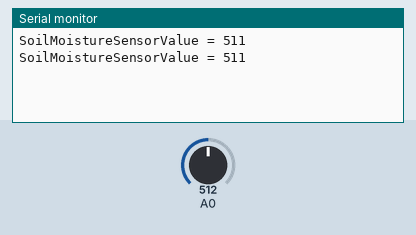
A sketch run on a simulated Arduino Uno, built with avr-gcc and run on an emulated ATmega328P. Parts: the last lines printed to the serial monitor. The inputs (shaded band) are chosen by the test bench; at power-on: A0 = 512.

Above: at 1.8 s.
1.9 s: A0 set to 716
At 2.4 s:
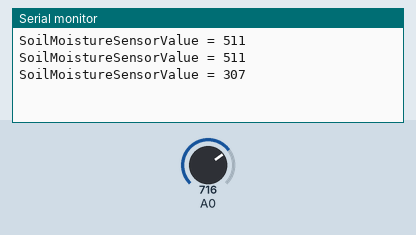
3.4 s: A0 set to 900
At 4.8 s:
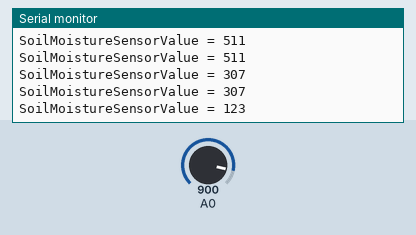
Timing chart, 0 to 6.4 s (numbered marks = the images above; inputs shaded):
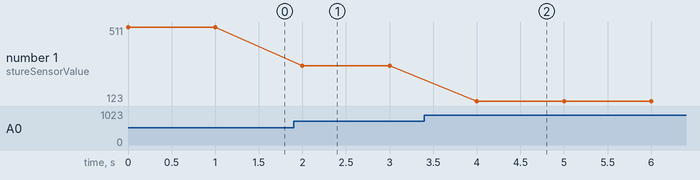

Measured:
- after the input at 1.9 s, the serial monitor: prints a new line after 0.10 s (image 1)
- after the input at 3.4 s, the serial monitor: prints a new line after 0.60 s (image 2)
- plotted number 1: 511 → 307 after the input at 1.9 s, 307 → 123 after the input at 3.4 s

The sketch:

SoilMoistureSensor_simple.ino
```cpp
void setup() {
  Serial.begin(9600);
}

void loop() {
  float vol;
  int SoilMoistureSensorValue;

  SoilMoistureSensorValue = analogRead(A0);
  SoilMoistureSensorValue = 0x3ff - SoilMoistureSensorValue;
  Serial.print("SoilMoistureSensorValue = ");
  Serial.println(SoilMoistureSensorValue);

  delay(1000);
}
```
